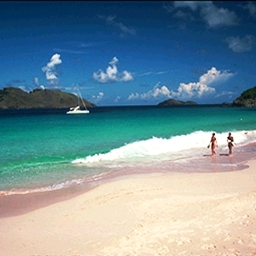
#> input picture FFT/1.jpg, 256 x 256 px
$ python fft.py   (Python 2 division)
#> lines starting #> are read from the running program, lines starting #| are printed output that depends on the picture
### FFT/fft2.py
import numpy as np
import Image


def modifyFFT(im):
	i = Image.open(im)
	i = i.convert('L')    #convert to grayscale
	s = np.asarray(i) # to array


	F = np.fft.rfft2(s)
	print F
	#print F.shape # 256*129
	n = 256
	m = n/2
	p = lambda z: (abs(np.real(z))/m,abs(np.imag(z))/m)

	t = [p(r) for r in F] # t is 256*2*129 array of tuples of (amplitude,frequency)


	import heapq
	def minkval(a,k):
		v = np.sort(a)
		return v[k]

	sin_freq = []
	cos_freq = []
	for j in range(0,256):
		mean1 = np.mean(t[j][0])
		mean2 = np.mean(t[j][1])
		cutoff1 = mean1
		cutoff2 = mean2

		for i in range(0,len(t[j][0])):
			if(t[j][0][i] < cutoff1):
				F[j][i]=0
			else:
				cos_freq.append(i)   # ????
			if(t[j][1][i] < cutoff2):
				F[j][i]=0
			else:
				sin_freq.append(i)   # ????


	c = np.fft.irfft2(F) # take the inverse fft
	return c


i = Image.open('1.jpg')
#> i is the input picture: PIL image 256x256 RGB; mean R, G, B 116.4, 144.3, 153.8
modifyFFT('1.jpg');
#> in modifyFFT, `i = i.convert('L')`:
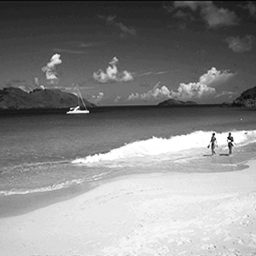
#> i: PIL image 256x256 L; min 6, max 255, mean 137
#> (printed output is left out)
#> in modifyFFT, `t = [p(r) for r in F]`: t = 256 items
#> the loop in modifyFFT, `for j in range(0,256):` made 256 passes
#> (mean1, mean2, cutoff1, cutoff2) on passes 1 to 3: (621.8, 87.39, 621.8, 87.39), (70.61, 229.3, 70.61, 229.3), (81.62, 91.3, 81.62, 91.3)
#> after the loop in modifyFFT, `for j in range(0,256):`: cos_freq = 8274 values, max 128 at index 4942, min 0 at index 0, mean 31.29; sin_freq = 9514 values, max 128 at index 3304, min 0 at index 24, mean 35.5
#> in modifyFFT, `c = np.fft.irfft2(F)`:
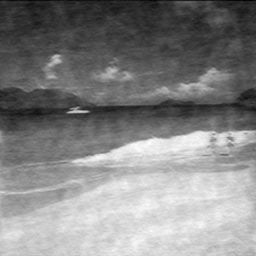
#> c: shape (256, 256) float64; min -146.1, max 135.6, mean 0; drawn with min black and max white

### FFT/fft.py
import glob
import fft2, Image
import numpy as np

images = glob.glob('Dataset/*.jpg')
#> images = 4 items

#fft1_matr = fft2.modifyFFT(images[0])
#fft2_matr = fft2.modifyFFT(images[1])

dict_im_fft = {}
for image in images:
	dict_im_fft[image] = fft2.modifyFFT(image)
#> call 2 of modifyFFT, with im = 'Dataset/coast_bea1.jpg'
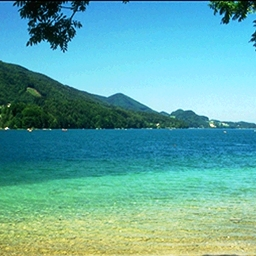
#> input picture Dataset/coast_bea1.jpg, 256 x 256 px
#> in modifyFFT, i is the input picture: PIL image 256x256 RGB; mean R, G, B 95.3, 168.7, 165
#> in modifyFFT (call 2), `i = i.convert('L')`:
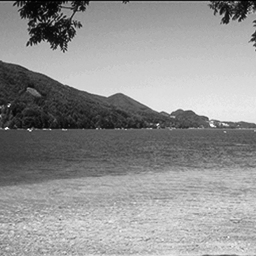
#> i: PIL image 256x256 L; min 1, max 252, mean 146.4
#> (printed output is left out)
#> the loop in modifyFFT (call 2), `for j in range(0,256):` made 256 passes
#> (mean1, mean2, cutoff1, cutoff2) on passes 1 to 3: (673.4, 202.1, 673.4, 202.1), (128, 96.28, 128, 96.28), (114.6, 115.1, 114.6, 115.1)
#> after the loop in modifyFFT (call 2), `for j in range(0,256):`: cos_freq = 9433 values, max 112 at index 4464, min 0 at index 0, mean 35.17; sin_freq = 10627 values, max 128 at index 4594, min 0 at index 22, mean 37.71
#> in modifyFFT (call 2), `c = np.fft.irfft2(F)`:
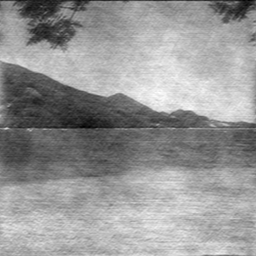
#> c: shape (256, 256) float64; min -165.8, max 115.4, mean 0; drawn with min black and max white
#> pass 2 of the loop `for image in images:`:
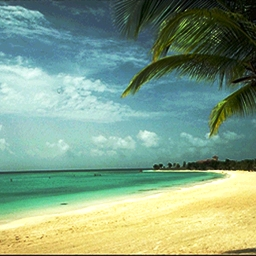
#> input picture Dataset/coast_bea10.jpg, 256 x 256 px
#> in modifyFFT, i is the input picture: PIL image 256x256 RGB; mean R, G, B 130.9, 160.6, 133.2
#> in modifyFFT (call 3), `i = i.convert('L')`:
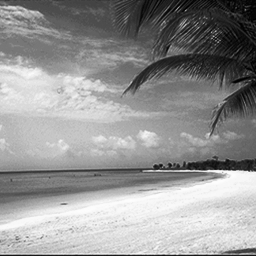
#> i: PIL image 256x256 L; min 0, max 253, mean 148.6
#> (printed output is left out)
#> the loop in modifyFFT (call 3), `for j in range(0,256):` made 256 passes
#> (mean1, mean2, cutoff1, cutoff2) on passes 1 to 3: (675.2, 217.9, 675.2, 217.9), (211.8, 142.2, 211.8, 142.2), (32.73, 161.1, 32.73, 161.1)
#> in modifyFFT (call 3), `c = np.fft.irfft2(F)`:
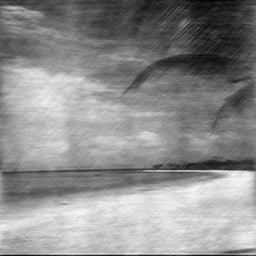
#> c: shape (256, 256) float64; min -160.6, max 128.6, mean 0; drawn with min black and max white

#dist = np.linalg.norm(fft1_matr - fft2_matr)
#print dist

dist_matrix = []
closest_image_dict = {}
for image1 in images:
	arr = []
	fft_im1 = dict_im_fft[image1]
	for image2 in images:
		fft_im2 = dict_im_fft[image2]
		dist = np.linalg.norm(fft_im1 - fft_im2)
		if (image1==image2):
			arr.append(float("inf"))
		else:
			arr.append(dist)

	closest_index = np.argmin(arr)
	closest_image_dict[image1] = images[closest_index]
	dist_matrix.append(arr)
#> this loop made 4 passes

import pylab
import matplotlib.cm as cm
#print len(dist_matrix[0])
#fWrite = open('closestImages','w')
for key in closest_image_dict.keys():
	#fWrite.write(str(key) + '	'+str(closest_image_dict[key])+'\n')
	f = pylab.figure()
	for n, fname in enumerate((key, closest_image_dict[key])):
    		image=Image.open(fname).convert("L")
		arr=np.asarray(image)
		#f.add_subplot(2, 1, n)  # this line outputs images on top of each other
#> (the run stopped early here; a loop or call above may not have finished)
